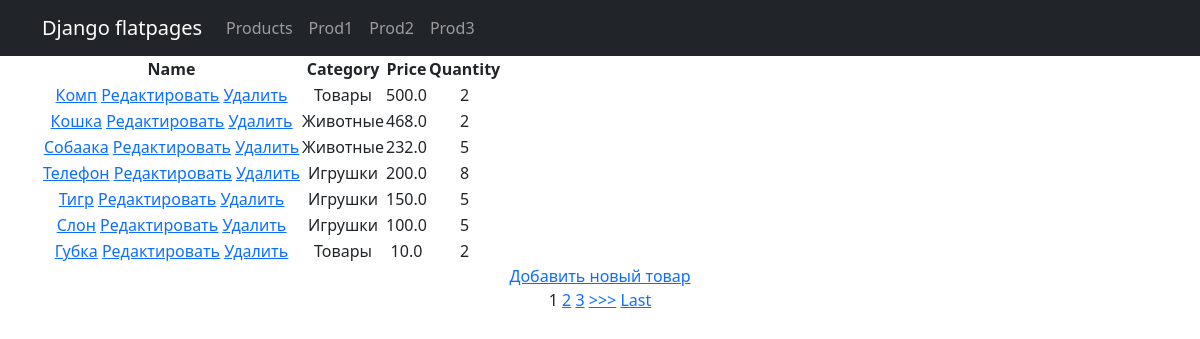
Before: /products/ with the older database file.
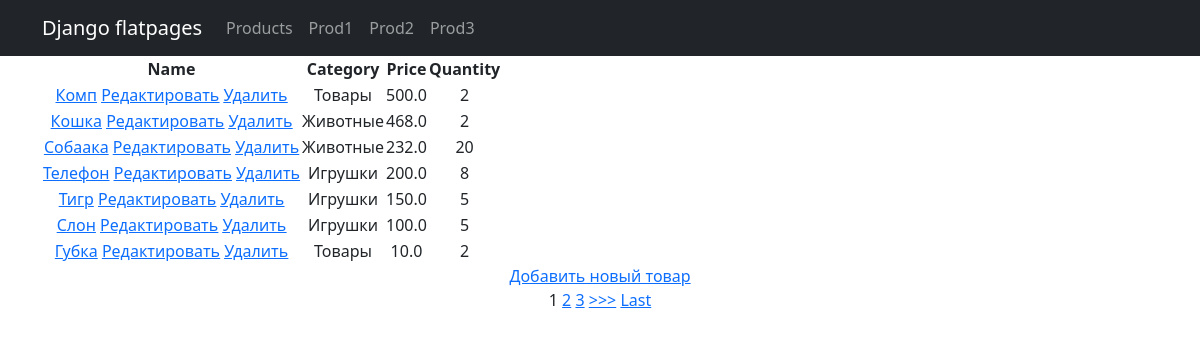
After: the same page with the newer database file.
### simple_app/models.py (models this page shows, shortened)
class Product(models.Model):
    name = models.CharField(max_length=200)
    price = models.FloatField(validators=[MinValueValidator(0.0, 'Price should be >= 0.0')])
    quantity = models.IntegerField(validators=[MinValueValidator(0, 'Quantity should be >= 0')])
    category = models.ForeignKey('Category', on_delete=models.CASCADE)

class Category(models.Model):
    name = models.CharField(max_length=200)

### simple_app/views.py (the view)
# urls.py: path('', Products.as_view()),
class Products(ListView):
    model = Product
    template_name = 'product_list.html'
    context_object_name = 'products'
    ordering = ['-price']
    paginate_by = 1
    def get_context_data(self, **kwargs):
        context = super().get_context_data(**kwargs)
        context['filter'] = ProductFilter(self.request.GET, queryset=self.get_queryset())
        return context

### templates/product_list.html (shortened to what this page needs)
{% extends 'flatpages/default.html' %}
{% block content %}
<table>
    <thead>
        <th>
            Name
        </th>
        <th>
            Category
        </th>
        <th>
            Price
        </th>
        <th>
            Quantity
        </th>
    </thead>
    {% for product in filter.qs %}
    <tr>
        <td>
            <a href="{% url 'product_detail' product.id %}">{{ product.name|title }}</a>
            <a href="{% url 'product_update' product.id %}"><u>Редактировать</u></a>
            <a href="{% url 'product_delete' product.id %}"><u> Удалить </u></a>
        </td>
        <td>
            {{ product.category.name|title }}
        </td>
        <td>
            {{ product.price }}
        </td>
        <td>
            {{ product.quantity }}
        </td>
    </tr>
    {% endfor %}
</table>
<a href="{% url 'product_create' %}">Добавить новый товар</a> <br>
{% if is_paginated %}
    {% for num in page_obj.paginator.page_range %}
        {% if page_obj.number == num %}
            <a>{{ num }}</a>
        {% elif num > page_obj.number|add:'-3' and num < page_obj.number|add:'3' %}
            <a href="?page={{ num }}">{{ num }}</a>
        {% endif %}
    {% endfor %}
    {% if page_obj.has_next %}
        <a href="?page={{ page_obj.next_page_number }}">>>></a>
        <a href="?page={{ page_obj.paginator.num_pages }}">Last</a>
    {% endif %}
{% endif %}
<br>
{% endblock content %}

Changed rows visible on the page:
changed Product "Собаака": quantity "5" → "20"
